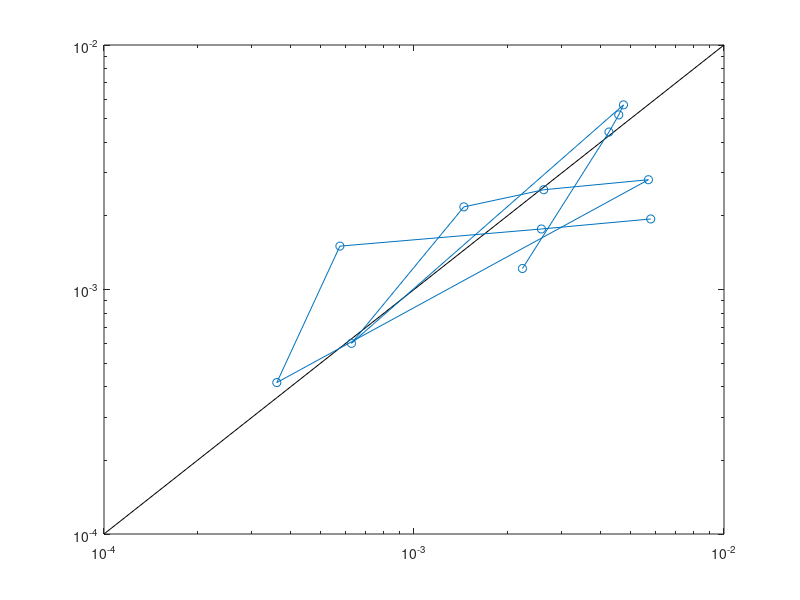

Reproduce this figure in MATLAB. (Note: this script raises an error after producing the figure.)
% Empirical cohesive force model

% Experiment was factorial design with response of vertical force (Y) pulls
% of a 25mm glass marble from a wet sand-clay mixuture where the matrix had
% sufficient time to drain to soil retention.  Experiment was designed with
% 100% clay as a control to evaluate two treatment effects: sand size and
% fraction of clay in the mixture (see Appendix C of Voepel et al, 2019). 

% We develop a power law model that calculates force per stone surface area 
% given sand size and fraction of clay content in the matrix.  We need to
% divide force/surface area of mixture by mean(force/surface area) of clay.
% First check whether force pulls from 100% clay are linearly dependent on 
% burial depth.  If so, regress three power law models, one for each burial
% depth using 3 corresponding mean(forceClay/area) divisors for each depth.  
% If not, regress single model using common mean(forceClay/area) divisor.

% Exponentiate linearised model to return to power law remembering to
% multipy exp(intercept) by mean(forceClay/area) to obtain model slope.

clc
clear
close all

load cohesive


% STEP 1: CHECK DEPTH DEPENDENCY OF FORCE PULLS FOR CLAY
% (NOT SIGNIFICANT, pVal = .526)
y = clay(:,2);
n = length(y);
X = [ones(n,1) clay(:,1)];
[~,~,~,~,statsClay] = regress(y,X); % stats = [R2, F, pval, sig2]

% Force pulls for clay not dependent on burial depth, using a single model.
% For a linearised power law log(Y) = log(a) + b*log(D) + c*log(F) + error,
% we have:
%           log(Y) = log(mixForce/area) - log(mean(clayForce/area))
%           log(D) = log(mean size for range of sand sizes)
%           log(F) = log(clay fraction used in mixture)
%            error ~ N(0,sig2)  CHECK THIS ASSUMPTION

% STEP 2: LINEAERISED POWER LAW MODEL REGRESSION
% need to adjust zero fraction values by adding 0.001
frac = mix(:,3);
frac(frac == 0) = 0.001;
mix(:,3) = frac;

% linear model
% (NOT SIGNIFICANT, pVal < .001, R2 = 0.54)
y = log(mix(:,7));
n = length(y);
X = [ones(n,1) log(mix(:,2:3))];
[b,bint,r,rint,stats] = regress(y,X); % stats = [R2, F, pval, sig2]

% checking residuals for normality (looks normal!)
% qqplot(r)

% STEP 3: PLOTTING PAIRED COMPARISON
% power law model intercept
a = exp(b(1))*mean(clay(:,4));

% get unique values for size and frac
size = unique(mix(:,2));
frac = unique(mix(:,3));

% generate mean Y and Yhat values to compare
muHat = zeros(12,4);
idx = 0;
for ii = 1:3
    for jj = 1:4
        idx = idx + 1;
        muHat(idx,1) = size(ii);
        muHat(idx,2) = frac(jj);
        muHat(idx,3) = mean(mix(mix(:,2)==size(ii)&mix(:,3)==frac(jj),6));
        muHat(idx,4) = a*size(ii)^b(2)*frac(jj)^b(3);
    end
end

% generate paired comparison plot
loglog([0.0001, 0.01],[0.0001, 0.01],'-k')
hold on
h = loglog(muHat(:,3),muHat(:,4),'Marker','o');
h.Color = hex2rgb('#d95f02');
h.Marker = 'o';
h.MarkerFaceColor = hex2rgb('#d95f02');
h.MarkerSize = 8;
h.LineStyle = 'none';
hold off
xlim([0.0001, 0.01])
ylim([0.0001, 0.01])
str{1} = sprintf('a = %0.6f', a);
str{2} = sprintf('b = %0.4f', b(2));
str{3} = sprintf('c = %0.4f', b(3));
text(0.002,0.0003,str,'FontSize',20,'Color','black','HorizontalAlignment','Left')
xlabel('observed force/area (N mm^{-2})')
ylabel('fitted force/area (N mm^{-2})')
set(gca,'FontSize',20)


% writing output files (comment for graph display)
% saveas(gcf,'figC1','epsc')



%% import data and save to MAT files (comment when finished)

% clc
% clear
% close all
% 
% 
% 
% % read in data and headers
% [clay, clayHeader, ~] = xlsread('clay.xlsx');
% [mix, mixHeader, ~] = xlsread('mix.xlsx');
% 
% % calculating force per area from depth for both clay and mix
% clay = [clay 2*pi*(25/2)*clay(:,1)]; % area for spherical cap
% mix = [mix 2*pi*(25/2)*mix(:,1)];
% clay = [clay clay(:,2)./clay(:,3)]; % force/area
% mix = [mix mix(:,4)./mix(:,5)];
% mix = [mix mix(:,6)/mean(clay(:,4))]; % (force/area)/mean(clayforce/area)
% 
% % updating headers
% clayHeader{3} = 'areaMM2';
% mixHeader{5} = 'areaMM2';
% clayHeader{4} = 'forcePerArea';
% mixHeader{6} = 'forcePerArea';
% mixHeader{7} = 'forcePerAreaPerMeanClay';
% 
% % save data for use above
% save('cohesive.mat')


%%

clear
clc
load('Run3-4BB-ERsin2','dataParticles')

n = length(dataParticles);
tau = zeros(n,2);
for k = 1:n
    
    if(~isempty(dataParticles(k).Entrainment))
        tau(k,1) = k;
        tau(k,2) = dataParticles(k).Entrainment.TauCrStar;
    end
    
end

tau = tau(tau(:,1)>0,:);
